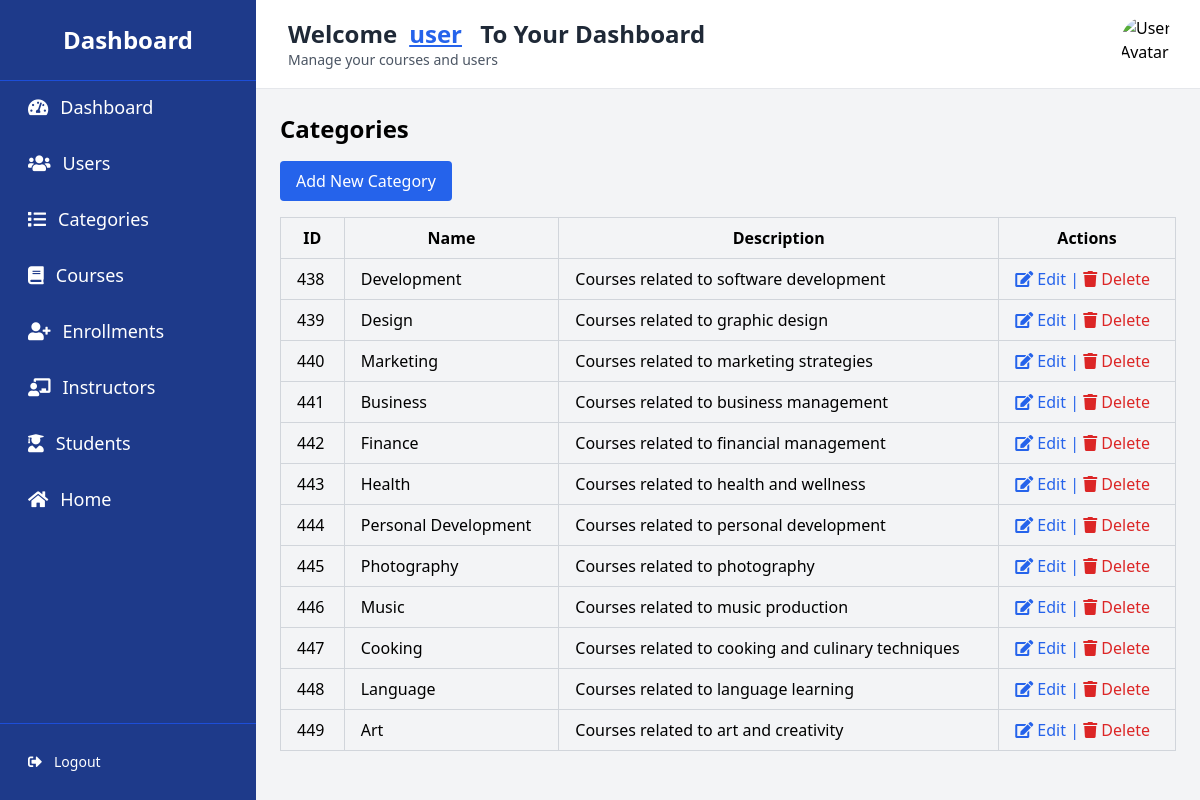
/dashboard/categories/ (signed in), run on the app's committed database.
### users/models.py (models this page shows, shortened)
class CustomUser(AbstractUser):
    phone = models.CharField(max_length=15, blank=True, null=True)
    address = models.CharField(max_length=255, blank=True, null=True)
    age = models.PositiveIntegerField(null=True, blank=True)
    is_student = models.BooleanField(default=True)
    is_instructor = models.BooleanField(default=False)

### courses/models.py (models this page shows, shortened)
class Category(models.Model):
    name = models.CharField(max_length=255)
    description = models.TextField()
    created_at = models.DateTimeField(auto_now_add=True)

### dashboard/views.py (the view)
# urls.py: path('categories/', CategoryListView.as_view(), name='category_list'),
class CategoryListView(LoginRequiredMixin, ListView):
    model = Category
    form_class = CategoryForm
    template_name = 'dashboard/category_list.html'
    context_object_name = 'categories'

### templates/dashboard/category_list.html (shortened to what this page needs)
{% extends "base_dashboard.html" %}
{% block content %}
    <h1 class="text-2xl font-bold mb-4">Categories</h1>
    <a href="{% url 'dashboard:category_create' %}"
       class="mb-4 inline-block bg-blue-600 text-white px-4 py-2 rounded">Add New Category</a>
    <table class="min-w-full border-collapse border border-gray-200">
        <thead>
            <tr>
                <th class="border border-gray-300 px-4 py-2">ID</th>
                <th class="border border-gray-300 px-4 py-2">Name</th>
                <th class="border border-gray-300 px-4 py-2">Description</th>
                <th class="border border-gray-300 px-4 py-2">Actions</th>
            </tr>
        </thead>
        <tbody>
            {% for category in categories %}
                <tr>
                    <td class="border border-gray-300 px-4 py-2">{{ category.id }}</td>
                    <td class="border border-gray-300 px-4 py-2">{{ category.name }}</td>
                    <td class="border border-gray-300 px-4 py-2">{{ category.description }}</td>
                    <td class="border border-gray-300 px-4 py-2">
                        <a href="{% url 'dashboard:category_edit' category.id %}"
                           class="text-blue-600 hover:underline">
                        <i class="fas fa-edit"></i> Edit |
                        </a>
                        <a href="{% url 'dashboard:category_delete' category.id %}"
                           class="text-red-600 hover:underline">
                        <i class="fas fa-trash"></i> Delete
                        </a>
                    </td>
                </tr>
            {% empty %}
                <tr>
                    <td colspan="4" class="text-center py-4">No categories found.</td>
                </tr>
            {% endfor %}
        </tbody>
    </table>
{% endblock %}

### templates/base_dashboard.html (shortened to what this page needs)
<!DOCTYPE html>
<html lang="en">
    {% load static %}
    <head>
        <link href="{% static 'css/tailwind.css' %}" rel="stylesheet">
        <link href="https://cdnjs.cloudflare.com/ajax/libs/font-awesome/5.15.4/css/all.min.css"
              rel="stylesheet">
    </head>
    <body class="bg-gray-100 font-sans leading-normal tracking-normal">
        <div class="flex h-screen">
            <div id="sidebar"
                 class="w-64 bg-blue-900 text-white flex flex-col fixed inset-y-0 left-0 transform -translate-x-full md:translate-x-0 transition-transform duration-300 z-50"
                 role="navigation"
                 aria-label="Sidebar">
                <h2 class="text-2xl font-bold text-center py-6 border-b border-blue-700">Dashboard</h2>
                <ul class="flex-1 px-4 space-y-1 overflow-y-auto">
                    <li>
                        <a href="{% url 'dashboard:dashboard_home' %}"
                           class="flex items-center text-lg p-3 rounded-md hover:bg-blue-700 transition">
                            <i class="fas fa-tachometer-alt mr-3"></i> Dashboard
                        </a>
                    </li>
                    <li>
                        <a href="{% url 'dashboard:users_list' %}"
                           class="flex items-center text-lg p-3 rounded-md hover:bg-blue-700 transition">
                            <i class="fas fa-users mr-3"></i> Users
                        </a>
                    </li>
                    <li>
                        <a href="{% url 'dashboard:category_list' %}"
                           class="flex items-center text-lg p-3 rounded-md hover:bg-blue-700 transition">
                            <i class="fas fa-list mr-3"></i> Categories
                        </a>
                    </li>
                    <li>
                        <a href="{% url 'dashboard:course_list' %}"
                           class="flex items-center text-lg p-3 rounded-md hover:bg-blue-700 transition">
                            <i class="fas fa-book mr-3"></i> Courses
                        </a>
                    </li>
                    <li>
                        <a href="{% url 'dashboard:enrollment_list' %}"
                           class="flex items-center text-lg p-3 rounded-md hover:bg-blue-700 transition">
                            <i class="fas fa-user-plus mr-3"></i> Enrollments
                        </a>
                    </li>
                    <li>
                        <a href="{% url 'dashboard:instructor_list' %}"
                           class="flex items-center text-lg p-3 rounded-md hover:bg-blue-700 transition">
                            <i class="fas fa-chalkboard-teacher mr-3"></i> Instructors
                        </a>
                    </li>
                    <li>
                        <a href="{% url 'dashboard:student_list' %}"
                           class="flex items-center text-lg p-3 rounded-md hover:bg-blue-700 transition">
                            <i class="fas fa-user-graduate mr-3"></i> Students
                        </a>
                    </li>
                    <li>
                        <a href="{% url 'index' %}"
                           class="flex items-center text-lg p-3 rounded-md hover:bg-blue-700 transition">
                            <i class="fas fa-home mr-3"></i> Home
                        </a>
                    </li>
                </ul>
                <div class="p-4 border-t border-blue-700">
                    <a href="{% url 'logout' %}"
                       class="flex items-center text-sm p-3 rounded-md hover:bg-blue-700 transition">
                        <i class="fas fa-sign-out-alt mr-3"></i> Logout
                    </a>
                </div>
            </div>
            <div class="flex-1 flex flex-col overflow-hidden md:ml-64">
                <header class="bg-white shadow p-4 flex justify-between items-center border-b border-gray-200">
                    <div class="flex items-center space-x-4">
                        <div>
                            <h1 class="text-2xl font-semibold text-gray-800">
                                Welcome<span class="ml-3 text-blue-600 capitalize underline">{{ user.username }}</span>
                                <span class="ml-3 text-gray-800 hidden md:inline-block">To Your Dashboard</span>
                            </h1>
                            <p class="text-sm text-gray-600">Manage your courses and users</p>
                        </div>
                    </div>
                    <div class="flex items-center">
                        <img src="{{ user.profile.profile_picture }}"
                             alt="User Avatar"
                             class="rounded-full w-14 h-14 mx-2">
                    </div>
                </header>
                <main class="flex-1 bg-gray-100 p-6 overflow-y-auto">
                    {% block content %}{% endblock %}
                </main>
            </div>
        </div>
    </body>
</html>

### data on the page
CustomUser: username "User"
Category: id "438", name "Development", description "Courses related to software development"
Category: id "439", name "Design", description "Courses related to graphic design"
Category: id "440", name "Marketing", description "Courses related to marketing strategies"
Category: id "441", name "Business", description "Courses related to business management"
Category: id "442", name "Finance", description "Courses related to financial management"
Category: id "443", name "Health", description "Courses related to health and wellness"
Category: id "444", name "Personal Development", description "Courses related to personal development"
Category: id "445", name "Photography", description "Courses related to photography"
Category: id "446", name "Music", description "Courses related to music production"
Category: id "447", name "Cooking", description "Courses related to cooking and culinary techniques"
Category: id "448", name "Language", description "Courses related to language learning"
Category: id "449", name "Art", description "Courses related to art and creativity"
